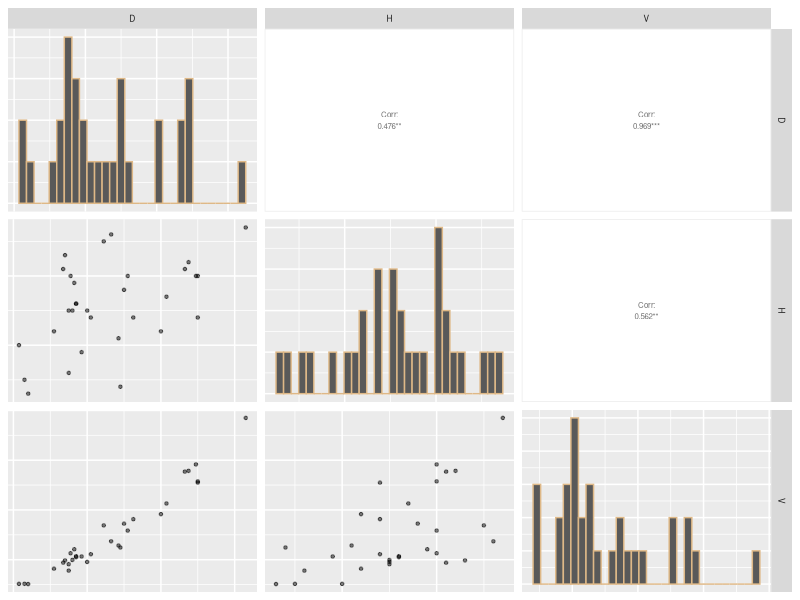
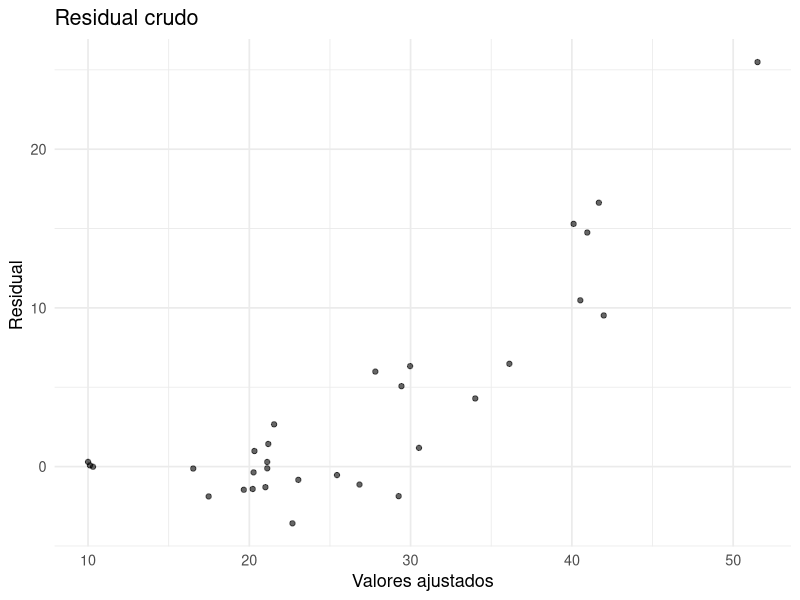
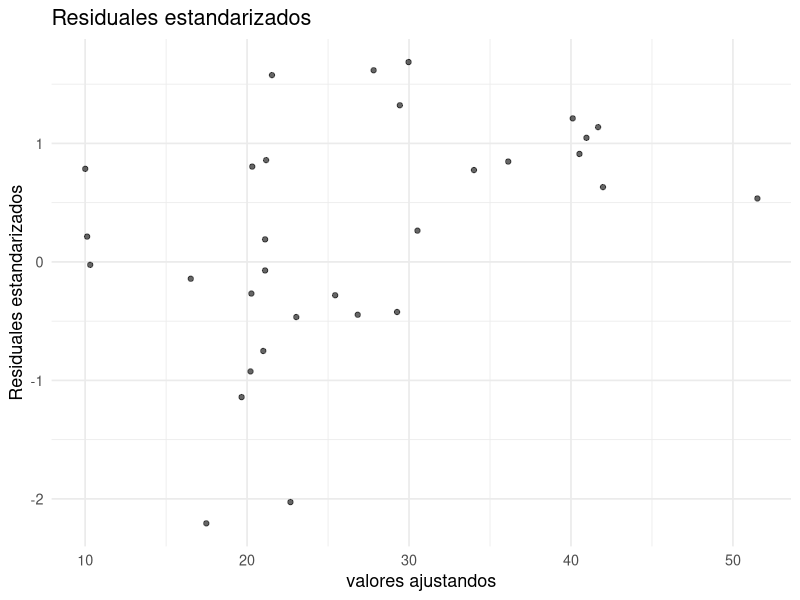
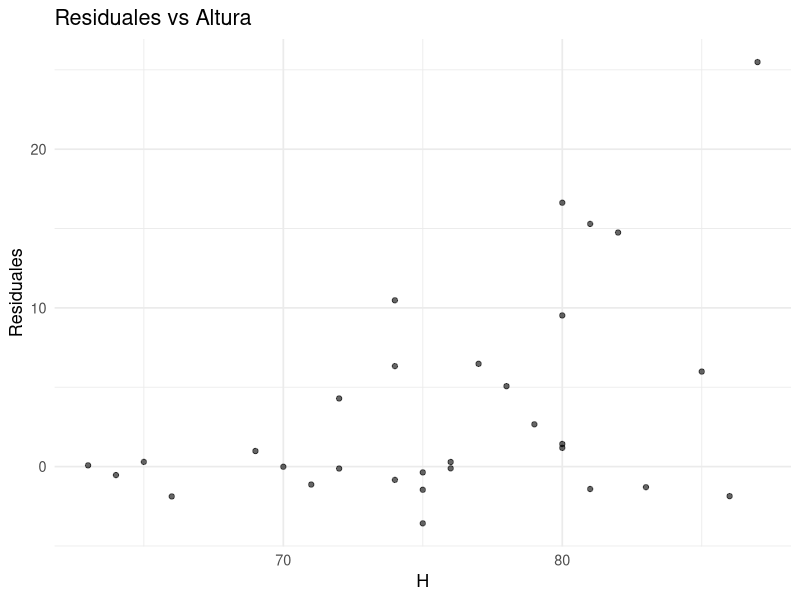
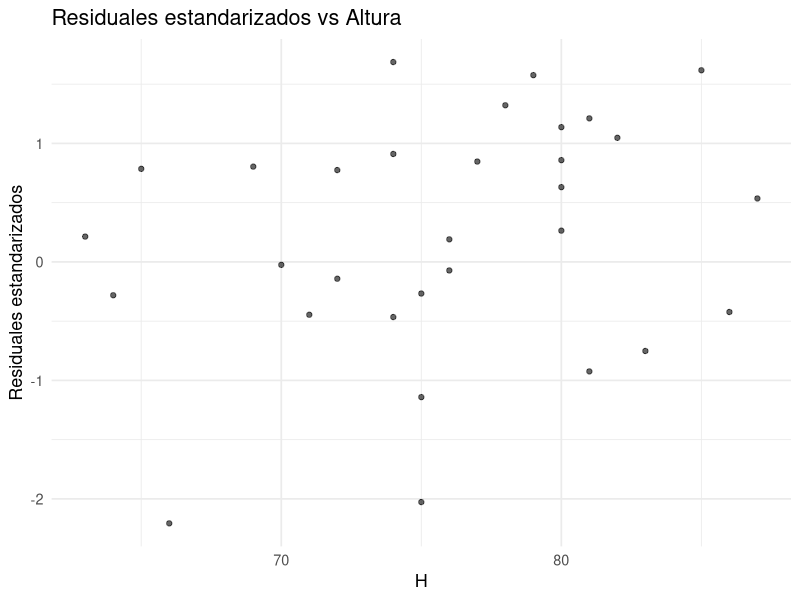
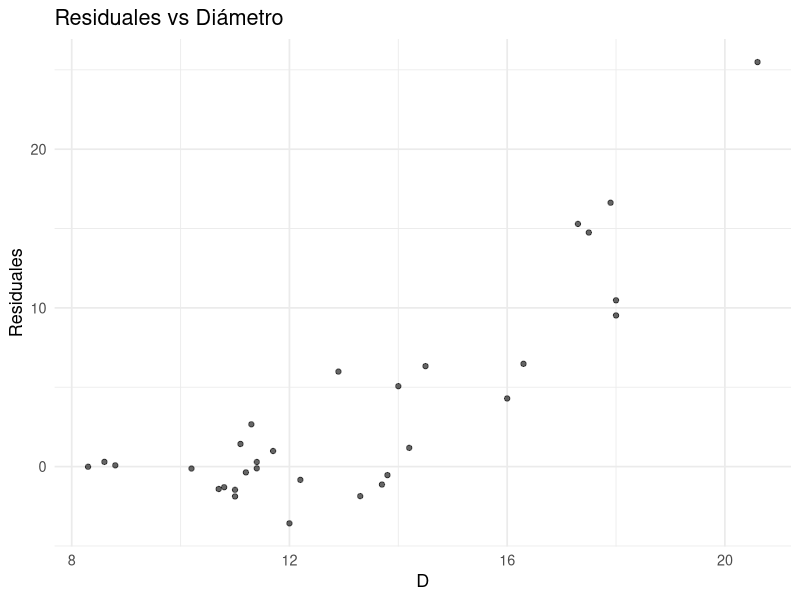
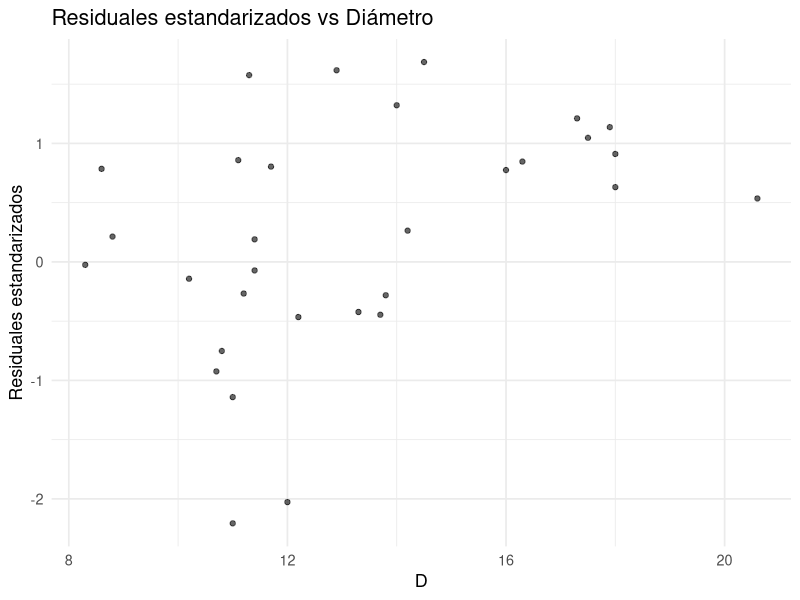
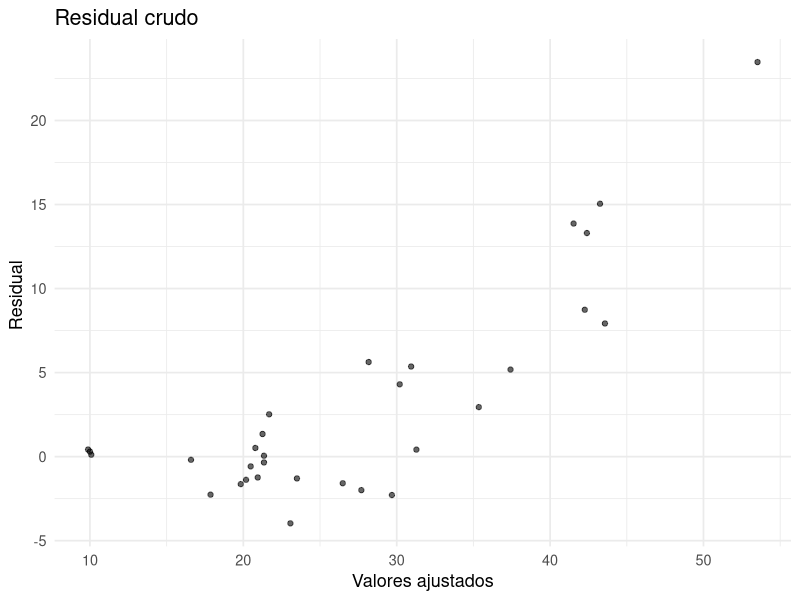

The R script that drew these images, in order:
## ---- chunk 1
# Algoritmo de Fisher Scoring para Modelo Normal con Heteroscedasticidad

# y: vector de variable respuesta (tamaño n)
# X: matriz de covariables para la media (n x p)
# Z: matriz de covariables para la varianza (n x q)
# beta inicial: valor inicial para beta
# gamma inicial: valor inicial para beta
# tolerancia: valor epsilon para determinar la convergencia 1e-6
# max_iteraciones: número máximo de iteraciones del algoritmo
# progreso: mostrar iteraciones

fisher_scoring <- function(y, X, Z, 
                          beta_inicial = NULL, 
                          gamma_inicial = NULL, 
                          tolerancia = 1e-6, 
                          max_iteraciones = 100) {
  
  n <- length(y)        # número de observaciones
  p <- ncol(X)          # número de parámetros beta
  q <- ncol(Z)          # número de parámetros gamma
  
  # PASO 1: INICIALIZACIÓN

  # Valores iniciales
  if (is.null(beta_inicial)) {
    beta <- rep(0, p) # vector de ceros si no de proporcionan valores iniciales
  } else {
    beta <- beta_inicial
  }
  
  if (is.null(gamma_inicial)) {
    gamma <- rep(0, q)
  } else {
    gamma <- gamma_inicial
  }
  
  # Calcular varianzas iniciales: sigma_i^2 = exp(Z_i' * gamma)
  eta <- as.vector(Z %*% gamma)
  sigma2 <- exp(eta)
  
  # Matriz de pesos inicial: W = diagonal(1/sigma_i^2)
  W <- diag(1 / sigma2)
  
  # iteramos
  iteracion <- 0
  convergio <- FALSE
  
  # PASO 2: BUCLE PRINCIPAL DE ITERACIONES

  while (iteracion < max_iteraciones && !convergio) {
    
    iteracion <- iteracion + 1
    
    # Guardar valores anteriores para verificar convergencia
    beta_anterior <- beta
    gamma_anterior <- gamma
    
    # a) ACTUALIZAR BETA
    # beta_nuevo = (X' * W * X)^(-1) * X' * W * y
    
    cov_beta <- solve(t(X) %*% W %*% X)
    XtWy <- t(X) %*% W %*% y
    beta <- cov_beta %*% XtWy
    
    # b) CONSTRUIR RESPUESTA DE TRABAJO Y_TILDE
    # y_tilde_i = eta_i + (1/sigma_i^2) * (y - X*beta)^2 - 1
    
    eta <- as.vector(Z %*% gamma)
    residuos <- y - X %*% beta
    y_tilde <- eta + (residuos^2) / sigma2 - 1
    
    # c) ACTUALIZAR GAMMA
    # W_sigma = (1/2) * Identidad
    W_sigma <- diag(rep(0.5, n))
    
    # gamma_nuevo = (Z' * W_sigma * Z)^(-1) * Z' * W_sigma * y_tilde
    cov_gamma <- solve(t(Z) %*% W_sigma %*% Z)
    ZtWy_tilde <- t(Z) %*% W_sigma %*% y_tilde
    gamma <- cov_gamma %*% ZtWy_tilde
    
    # d) ACTUALIZAR VARIANZAS Y PESOS PARA LA SIGUIENTE ITERACIÓN

    eta <- as.vector(Z %*% gamma)
    sigma2 <- exp(eta)
    W <- diag(1 / sigma2)
    
    # VERIFICAR CONVERGENCIA
    # Criterio: ||parametros_nuevos - parametros_anteriores||_2 < tolerancia
    
    parametros_anteriores <- c(beta_anterior, gamma_anterior)
    parametros_nuevos <- c(beta, gamma)
    diferencia <- sqrt(sum((parametros_nuevos - parametros_anteriores)^2))
    
    if (diferencia < tolerancia) {
      convergio <- TRUE
    }
  }
  
  # Advertencia si no convergió
  if (!convergio) {
    warning(sprintf("No convergió en %d iteraciones", max_iteraciones))
  }
  
  # CALCULAR RESULTADOS FINALES

  # Valores predichos y residuales finales
  valores_ajustados <- as.vector(X %*% beta)
  residuales_finales <- y - valores_ajustados
  residuales_estandarizados <- residuales_finales / sqrt(sigma2)
  
  # RETORNAR RESULTADOS

  resultado <- list(
    # parámetros estimados
    beta = as.vector(beta),
    gamma = as.vector(gamma),
    
    # varianzas estimadas
    sigma2 = as.vector(sigma2),
    
    # errores estándar 
    se_beta = sqrt(diag(cov_beta)),
    se_gamma = sqrt(diag(cov_gamma)),
    
    # valores ajustados y residuales
    valores_ajustados = valores_ajustados,
    residuales = residuales_finales,
    residuales_estandarizados = residuales_estandarizados
  )
  
  return(resultado)
}
## ---- chunk 2
data(mtcars)

y <- mtcars$mpg # millas por galón
X <- cbind(1, mtcars$wt) # intercepto + peso
Z <- cbind(1, mtcars$hp) # intercepto + caballos de fuerza

# Fisher Scoring
resultado <- fisher_scoring(y, X, Z)
## ---- chunk 3
#| layout-ncol: 2

library(knitr)

# Tabla para beta con std error
beta_df <- data.frame(
  Parámetro = paste0("Beta_", 0:(length(resultado$beta)-1)),
  Estimación = resultado$beta,
  `Error Std` = resultado$se_beta
)

kable(beta_df, caption = "Estimación del vector Beta con Error Estándar", digits = 4)

# Tabla para gamma con std error
gamma_df <- data.frame(
  Parámetro = paste0("Gamma_", 0:(length(resultado$gamma)-1)),
  Estimación = resultado$gamma,
  `Error Std` = resultado$se_gamma
)

kable(gamma_df, caption = "Estimación del vector Gamma con Error Estándar", digits = 4)

## ---- chunk 4
# Usando la función gls de nlme

library(nlme)

gls_model <- gls(mpg ~ wt, data = mtcars,
                 weights = varExp(form = ~ hp))
coef_summary <- summary(gls_model)$tTable

coef(gls_model)
(std_errors <- coef_summary[, "Std.Error"])
## ---- chunk 5
D <- c(8.3, 8.6, 8.8, 10.2, 10.7, 10.8, 11.0, 11.0, 11.1, 11.2,
       11.3, 11.4, 11.4, 11.7, 12.0, 12.2, 12.9, 13.3, 13.7, 13.8,
       14.0, 14.2, 14.5, 16.0, 16.3, 17.3, 17.5, 17.9, 18.0, 18.0,
       20.6)

H <- c(70, 65, 63, 72, 81, 83, 66, 75, 80, 75,
       79, 76, 76, 69, 75, 74, 85, 86, 71, 64,
       78, 80, 74, 72, 77, 81, 82, 80, 80, 74,
       87)

V <- c(10.3, 10.3, 10.2, 16.4, 18.8, 19.7, 15.6, 18.2, 22.6, 19.9,
       24.2, 21.0, 21.4, 21.3, 19.1, 22.2, 33.8, 27.4, 25.7, 24.9,
       34.5, 31.7, 36.3, 38.3, 42.6, 55.4, 55.7, 58.3, 51.5, 51.0,
       77.0)

datos <- data.frame(D, H, V)
## ---- chunk 6
library(GGally)
datos %>% 
  ggpairs(
    upper = list(continuous = wrap("cor", size = 2)),
    diag = list(continuous = wrap("barDiag", colour = "burlywood")),
    lower = list(continuous = wrap("points", alpha = 0.5, shape = 20, 
                                   fill = "lightblue")),
    axisLabels = "none") + 
  theme(strip.text = element_text(size = 6))
## ---- chunk 7
X <- model.matrix(~.,data = datos[,-3])
fisher_tree <- fisher_scoring(y = V,X = X,Z = X )
## ---- chunk 8
df_cherry_tree <- data.frame(
  valores_ajustados=fisher_tree$valores_ajustados,
  residuales=fisher_tree$residuales,
  residuales_estandarizados=fisher_tree$residuales_estandarizados,
  H=datos$H,
  D=datos$D)
## ---- chunk 9
res <- ggplot(df_cherry_tree, aes(x =valores_ajustados , y = residuales)) +
    geom_point(color = 'black', alpha = 0.6) +
    labs(title = 'Residual crudo', x = 'Valores ajustados', y = 'Residual ') +
    theme_minimal(13)

res_est <- ggplot(df_cherry_tree, aes(x = valores_ajustados, y = residuales_estandarizados)) +
    geom_point(color = 'black', alpha = 0.6) +
    labs(title = 'Residuales estandarizados', x = 'valores ajustandos', y = 'Residuales estandarizados') +
    theme_minimal(13)
## ---- chunk 10
#| layout-ncol: 2
#| out-width: 100%

res; res_est
## ---- chunk 11
res_H <- ggplot(df_cherry_tree, aes(x = H, y = residuales)) +
    geom_point(color = 'black', alpha = 0.6) +
    labs(title = 'Residuales vs Altura', x = 'H', y = 'Residuales') +
    theme_minimal(13)
res_Hest <- ggplot(df_cherry_tree, aes(x = H, y = residuales_estandarizados)) +
    geom_point(color = 'black', alpha = 0.6) +
    labs(title = 'Residuales estandarizados vs Altura', x = 'H', y = 'Residuales estandarizados') +
    theme_minimal(13)
## ---- chunk 12
#| layout-ncol: 2
#| out-width: 100%

res_H; res_Hest
## ---- chunk 13
res_D <- ggplot(df_cherry_tree, aes(x = D, y = residuales)) +
    geom_point(color = 'black', alpha = 0.6) +
    labs(title = 'Residuales vs Diámetro', x = 'D', y = 'Residuales') +
    theme_minimal(13)
res_Dest <- ggplot(df_cherry_tree, aes(x = D, y = residuales_estandarizados)) +
    geom_point(color = 'black', alpha = 0.6) +
    labs(title = 'Residuales estandarizados vs Diámetro', x = 'D', y = 'Residuales estandarizados') +
    theme_minimal(13)
## ---- chunk 14
#| layout-ncol: 2
#| out-width: 100%

res_D; res_Dest
## ---- chunk 15
Z <- model.matrix(~D,data = datos)
fisher_tree_D <- fisher_scoring(y = V,X = X,Z = Z)
fisher_tree_D$se_gamma
## ---- chunk 16
library(nlme)
gls_model_tree <- gls(V~.,data = datos,weights = varExp(form = ~ D))
summary(gls_model_tree)
## ---- chunk 17
df_cherry_tree_D <- data.frame(
  valores_ajustados=fisher_tree_D$valores_ajustados,
  residuales=fisher_tree_D$residuales,
  residuales_estandarizados=fisher_tree_D$residuales_estandarizados,
  H=datos$H,
  D=datos$D)
## ---- chunk 18
res <- ggplot(df_cherry_tree_D, aes(x =valores_ajustados , y = residuales)) +
    geom_point(color = 'black', alpha = 0.6) +
    labs(title = 'Residual crudo', x = 'Valores ajustados', y = 'Residual ') +
    theme_minimal(13)

res_est <- ggplot(df_cherry_tree_D, aes(x = valores_ajustados, y = residuales_estandarizados)) +
    geom_point(color = 'black', alpha = 0.6) +
    labs(title = 'Residuales estandarizados', x = 'valores ajustandos', y = 'Residuales estandarizados') +
    theme_minimal(13)
## ---- chunk 19
#| layout-ncol: 2
#| out-width: 100%

res; res_est
## ---- chunk 20
res_H <- ggplot(df_cherry_tree_D, aes(x = H, y = residuales)) +
    geom_point(color = 'black', alpha = 0.6) +
    labs(title = 'Residuales vs Altura', x = 'H', y = 'Residuales') +
    theme_minimal(13)
res_Hest <- ggplot(df_cherry_tree_D, aes(x = H, y = residuales_estandarizados)) +
    geom_point(color = 'black', alpha = 0.6) +
    labs(title = 'Residuales estandarizados vs Altura', x = 'H', y = 'Residuales estandarizados') +
    theme_minimal(13)
## ---- chunk 21
#| layout-ncol: 2
#| out-width: 100%

res_H; res_Hest
## ---- chunk 22
res_D <- ggplot(df_cherry_tree_D, aes(x = D, y = residuales)) +
    geom_point(color = 'black', alpha = 0.6) +
    labs(title = 'Residuales vs Diámetro', x = 'D', y = 'Residuales') +
    theme_minimal(13)
res_Dest <- ggplot(df_cherry_tree_D, aes(x = D, y = residuales_estandarizados)) +
    geom_point(color = 'black', alpha = 0.6) +
    labs(title = 'Residuales estandarizados vs Diámetro', x = 'D', y = 'Residuales estandarizados') +
    theme_minimal(13)
## ---- chunk 23
#| layout-ncol: 2
#| out-width: 100%

res_D; res_Dest
